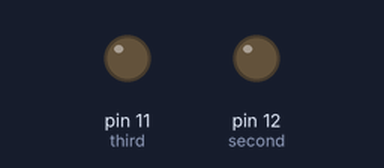
A sketch run on a simulated Arduino Uno, built with avr-gcc and run on an emulated ATmega328P. On the bench: output pins drawn as LEDs (lit = HIGH). Pins used as bus, display or sensor lines are not drawn.

Above: at 1.0 s.
At 3.0 s:
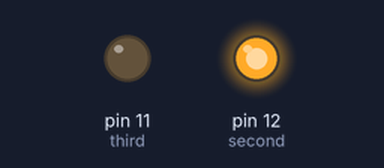
At 5.0 s:
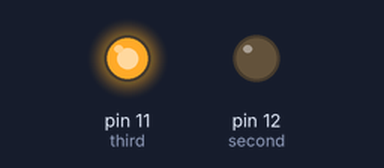
At 7.0 s:
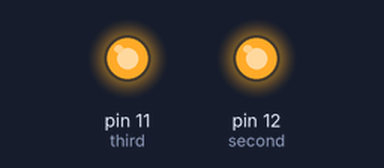
Timing chart, 0 to 10.4 s (numbered marks = the images above):
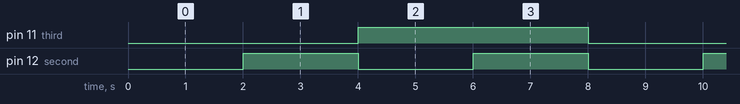

The sketch:

binary_counter.ino
```cpp
// Variables for the pin numbers
int first = 13;  // LSB
int second = 12;
int third = 11 ; // MSB

void setup() {
  // put your setup code here, to run once:
  pinMode(first, OUTPUT);
  pinMode(second, OUTPUT);
  pinMode(third, OUTPUT);

}

void loop() {
  // Create a list of 1s and 0s to represent the binary numbers
  int zero[3] = {0, 0, 0};
  int one[3] = {0, 0, 1};
  int two[3] = {0, 1, 0};
  int three[3] = {0, 1, 1};
  int four[3] = {1, 0, 0};
  int five[3] = {1, 0, 1};
  int six[3] = {1, 1, 0};
  int seven[3] = {1, 1, 1};

  // Create a list of the lists
  int **big_list = (int **)malloc(sizeof(int*) * 8);
  big_list[0] = zero;
  big_list[1] = one;
  big_list[2] = two;
  big_list[3] = three;
  big_list[4] = four;
  big_list[5] = five;
  big_list[6] = six;
  big_list[7] = seven;

  // For every item in the list
  for (int i = 0; i < 8; i++){
    int *small_list = big_list[i];
    // If the first number is 0 third should be low otherwise it is high
    if (small_list[0] == 0){
      digitalWrite(third, LOW);
    }
    else{
      digitalWrite(third, HIGH);
    }
    // If the second number is 0 second should be low otherwise it is high
    if (small_list[1] == 0){
      digitalWrite(second, LOW);
    }
    else{
      digitalWrite(second, HIGH);
    }
    // If the third number is 0 first should be low otherwise it is high
    if (small_list[2] == 0){
      digitalWrite(first, LOW);
    }
    else{
      digitalWrite(first, HIGH);
    }
    // Delay between each number
    delay(1000);
  }

  free(big_list);
}
```

Measured:
- by itself, pin 11 (third): alternates HIGH for 4.0 s and LOW for 4.0 s
- by itself, pin 12 (second): alternates HIGH for 2.0 s and LOW for 2.0 s
- by itself, everything shown: repeats every 8.0 s, in 4 steps
